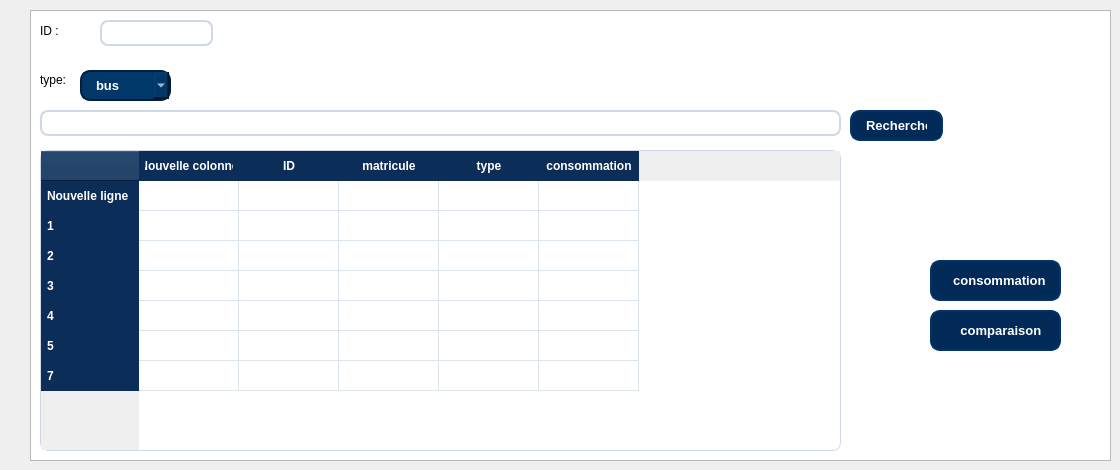
      <widget class="QWidget" name="page_12">
       <widget class="QTableWidget" name="tableWidget_4">
        <property name="geometry">
         <rect>
          <x>30</x>
          <y>10</y>
          <width>1081</width>
          <height>451</height>
         </rect>
        </property>
       </widget>
       <widget class="QLabel" name="label_56">
        <property name="geometry">
         <rect>
          <x>40</x>
          <y>20</y>
          <width>131</width>
          <height>21</height>
         </rect>
        </property>
        <property name="styleSheet">
         <string notr="true">color: rgb(0, 0, 0);</string>
        </property>
        <property name="text">
         <string>ID :</string>
        </property>
       </widget>
       <widget class="QLineEdit" name="lineEdit_16">
        <property name="geometry">
         <rect>
          <x>100</x>
          <y>20</y>
          <width>113</width>
          <height>26</height>
         </rect>
        </property>
        <property name="styleSheet">
         <string notr="true">QLineEdit {
    background-color: #ffffff;
    border: 1.5px solid #cfd9e6;
    border-radius: 8px;
    padding: 6px 10px;
    font-size: 13px;
    color: #0a1a2f;
    selection-background-color: #c7e0ff;
    selection-color: #000000;
}

/* Focused (when user clicks or types) */
QLineEdit:focus {
    border: 2px solid #0078d7;          /* Modern blue accent */
    background-color: #ffffff;
    outline: none;
}

/* Hover effect */
QLineEdit:hover {
    border: 1.5px solid #9bbadf;
}

/* Disabled (grayed-out field) */
QLineEdit:disabled {
    background-color: #f0f3f6;
    color: #8c8c8c;
    border: 1px solid #d0d6df;
}

/* Placeholder text style */
QLineEdit::placeholder {
    color: #a0a9b8;
    font-style: italic;
}

/* Optional subtle shadow for depth */
QLineEdit {
    box-shadow: 0 0 3px rgba(0, 0, 0, 0.1);
}</string>
        </property>
       </widget>
       <widget class="QLabel" name="label_57">
        <property name="geometry">
         <rect>
          <x>40</x>
          <y>70</y>
          <width>101</width>
          <height>20</height>
         </rect>
        </property>
        <property name="styleSheet">
         <string notr="true">color: rgb(0, 0, 0);</string>
        </property>
        <property name="text">
         <string>type:</string>
        </property>
       </widget>
       <widget class="QComboBox" name="comboBox_16">
        <property name="geometry">
         <rect>
          <x>80</x>
          <y>70</y>
          <width>91</width>
          <height>31</height>
         </rect>
        </property>
        <property name="styleSheet">
         <string notr="true">
    background-color: #012a59;
    color: #ffffff;
    border: 2px solid #013366;
    border-radius: 10px;
    padding: 8px 14px;
    font-size: 13px;
    font-weight: 500;
    text-align: left;
    transition: all 0.3s ease-in-out;

    background-color: #024b8a;
    border-color: #025aa5;


    background-color: #013869;
    border-color: #011f3f;

</string>
        </property>
        <item>
         <property name="text">
          <string>bus</string>
         </property>
        </item>
        <item>
         <property name="text">
          <string>train</string>
         </property>
        </item>
        <item>
         <property name="text">
          <string>vehicule</string>
         </property>
        </item>
        <item>
         <property name="text">
          <string>moto</string>
         </property>
        </item>
       </widget>
       <widget class="QLineEdit" name="lineEdit_17">
        <property name="geometry">
         <rect>
          <x>40</x>
          <y>110</y>
          <width>801</width>
          <height>26</height>
         </rect>
        </property>
        <property name="styleSheet">
         <string notr="true">QLineEdit {
    background-color: #ffffff;
    border: 1.5px solid #cfd9e6;
    border-radius: 8px;
    padding: 6px 10px;
    font-size: 13px;
    color: #0a1a2f;
    selection-background-color: #c7e0ff;
    selection-color: #000000;
}

/* Focused (when user clicks or types) */
QLineEdit:focus {
    border: 2px solid #0078d7;          /* Modern blue accent */
    background-color: #ffffff;
    outline: none;
}

/* Hover effect */
QLineEdit:hover {
    border: 1.5px solid #9bbadf;
}

/* Disabled (grayed-out field) */
QLineEdit:disabled {
    background-color: #f0f3f6;
    color: #8c8c8c;
    border: 1px solid #d0d6df;
}

/* Placeholder text style */
QLineEdit::placeholder {
    color: #a0a9b8;
    font-style: italic;
}

/* Optional subtle shadow for depth */
QLineEdit {
    box-shadow: 0 0 3px rgba(0, 0, 0, 0.1);
}</string>
        </property>
       </widget>
       <widget class="QPushButton" name="pushButton">
        <property name="geometry">
         <rect>
          <x>850</x>
          <y>110</y>
          <width>93</width>
          <height>31</height>
         </rect>
        </property>
        <property name="styleSheet">
         <string notr="true">/* ==== BUTTONS STYLE ==== */
QPushButton {
    background-color: #012a59;
    color: #ffffff;
    border: 2px solid #013366;
    border-radius: 10px;
    padding: 8px 14px;
    font-size: 13px;
    font-weight: 500;
    text-align: left;
    transition: all 0.3s ease-in-out;
}

QPushButton:hover {
    background-color: #024b8a;
    border-color: #025aa5;
}

QPushButton:pressed {
    background-color: #013869;
    border-color: #011f3f;
}
</string>
        </property>
        <property name="text">
         <string>Rechercher</string>
        </property>
       </widget>
       <widget class="QTableWidget" name="tableWidget_5">
        <property name="geometry">
         <rect>
          <x>40</x>
          <y>150</y>
          <width>801</width>
          <height>301</height>
         </rect>
        </property>
        <property name="styleSheet">
         <string notr="true">QTableWidget {
    background-color: #ffffff;
    alternate-background-color: #f2f6fc;
    gridline-color: #dbe3ec;
    border: 1px solid #cfd9e6;
    border-radius: 8px;
    selection-background-color: #c7e0ff;
    selection-color: #000000;
}

QHeaderView::section {
    background-color: #0c2d57;
    color: #ffffff;
    padding: 6px;
    border: none;
    font-weight: 600;
    font-size: 12px;
}

QTableCornerButton::section {
    background-color: #0c2d57;
}</string>
        </property>
        <row>
         <property name="text">
          <string>Nouvelle ligne</string>
         </property>
        </row>
        <row>
         <property name="text">
          <string>1</string>
         </property>
        </row>
        <row>
         <property name="text">
          <string>2</string>
         </property>
        </row>
        <row>
         <property name="text">
          <string>3</string>
         </property>
        </row>
        <row>
         <property name="text">
          <string>4</string>
         </property>
        </row>
        <row>
         <property name="text">
          <string>5</string>
         </property>
        </row>
        <row/>
        <column>
         <property name="text">
          <string>Nouvelle colonne</string>
         </property>
        </column>
        <column>
         <property name="text">
          <string>ID</string>
         </property>
        </column>
        <column>
         <property name="text">
          <string>matricule</string>
         </property>
        </column>
        <column>
         <property name="text">
          <string>type</string>
         </property>
        </column>
        <column>
         <property name="text">
          <string>consommation</string>
         </property>
        </column>
       </widget>
       <widget class="QPushButton" name="pushButton_2">
        <property name="geometry">
         <rect>
          <x>930</x>
          <y>260</y>
          <width>131</width>
          <height>41</height>
         </rect>
        </property>
        <property name="styleSheet">
         <string notr="true">/* ==== BUTTONS STYLE ==== */
QPushButton {
    background-color: #012a59;
    color: #ffffff;
    border: 2px solid #013366;
    border-radius: 10px;
    padding: 8px 14px;
    font-size: 13px;
    font-weight: 500;
    text-align: left;
    transition: all 0.3s ease-in-out;
}

QPushButton:hover {
    background-color: #024b8a;
    border-color: #025aa5;
}

QPushButton:pressed {
    background-color: #013869;
    border-color: #011f3f;
}
</string>
        </property>
        <property name="text">
         <string>  consommation</string>
        </property>
       </widget>
       <widget class="QPushButton" name="pushButton_3">
        <property name="geometry">
         <rect>
          <x>930</x>
          <y>310</y>
          <width>131</width>
          <height>41</height>
         </rect>
        </property>
        <property name="styleSheet">
         <string notr="true">/* ==== BUTTONS STYLE ==== */
QPushButton {
    background-color: #012a59;
    color: #ffffff;
    border: 2px solid #013366;
    border-radius: 10px;
    padding: 8px 14px;
    font-size: 13px;
    font-weight: 500;
    text-align: left;
    transition: all 0.3s ease-in-out;
}

QPushButton:hover {
    background-color: #024b8a;
    border-color: #025aa5;
}

QPushButton:pressed {
    background-color: #013869;
    border-color: #011f3f;
}
</string>
        </property>
        <property name="text">
         <string>    comparaison</string>
        </property>
       </widget>
      </widget>
